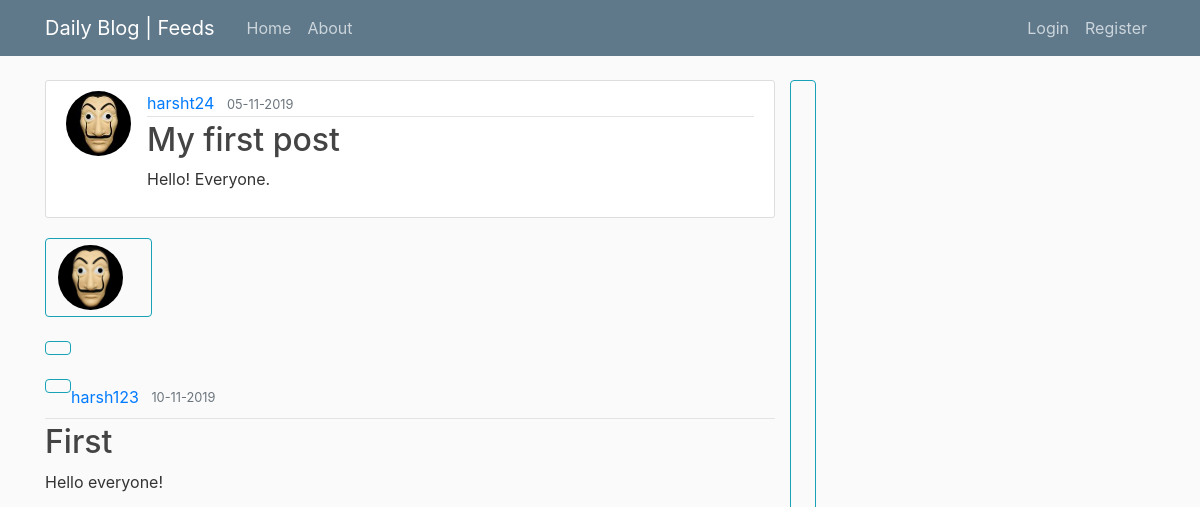
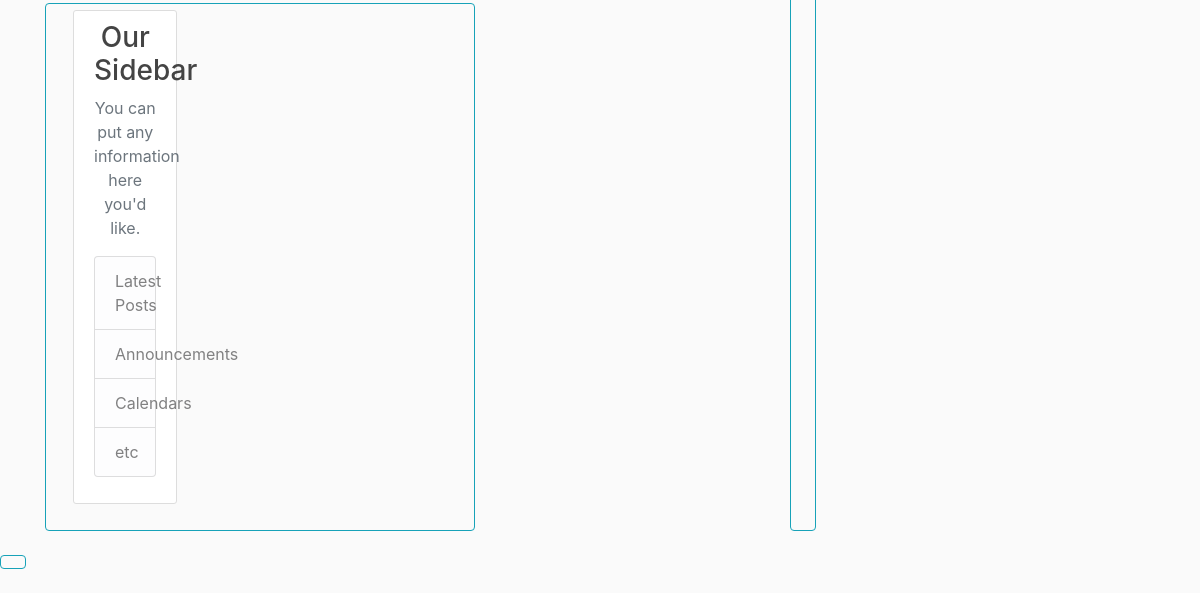
Page /home on the earlier database version (2 pictures, top to bottom).
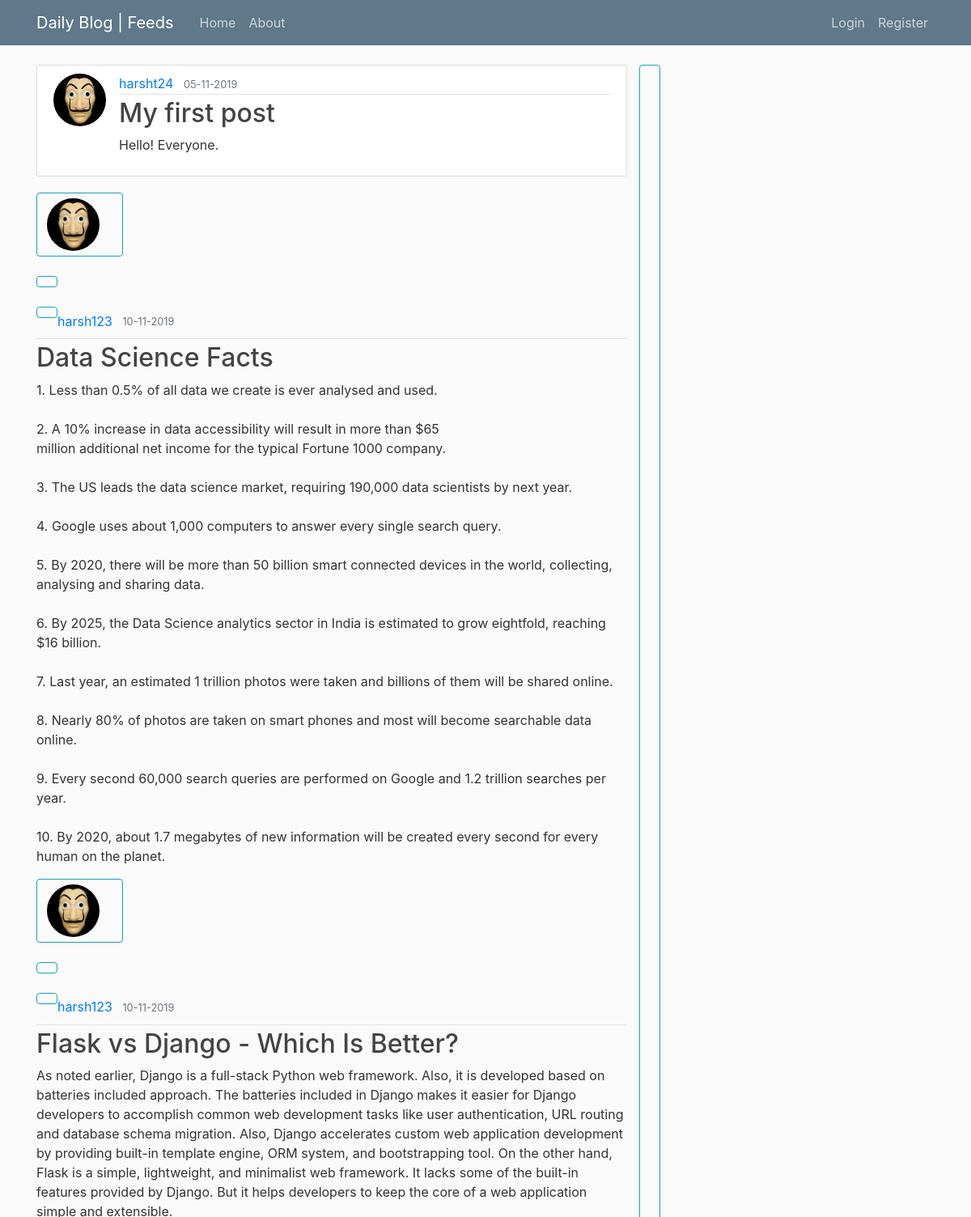
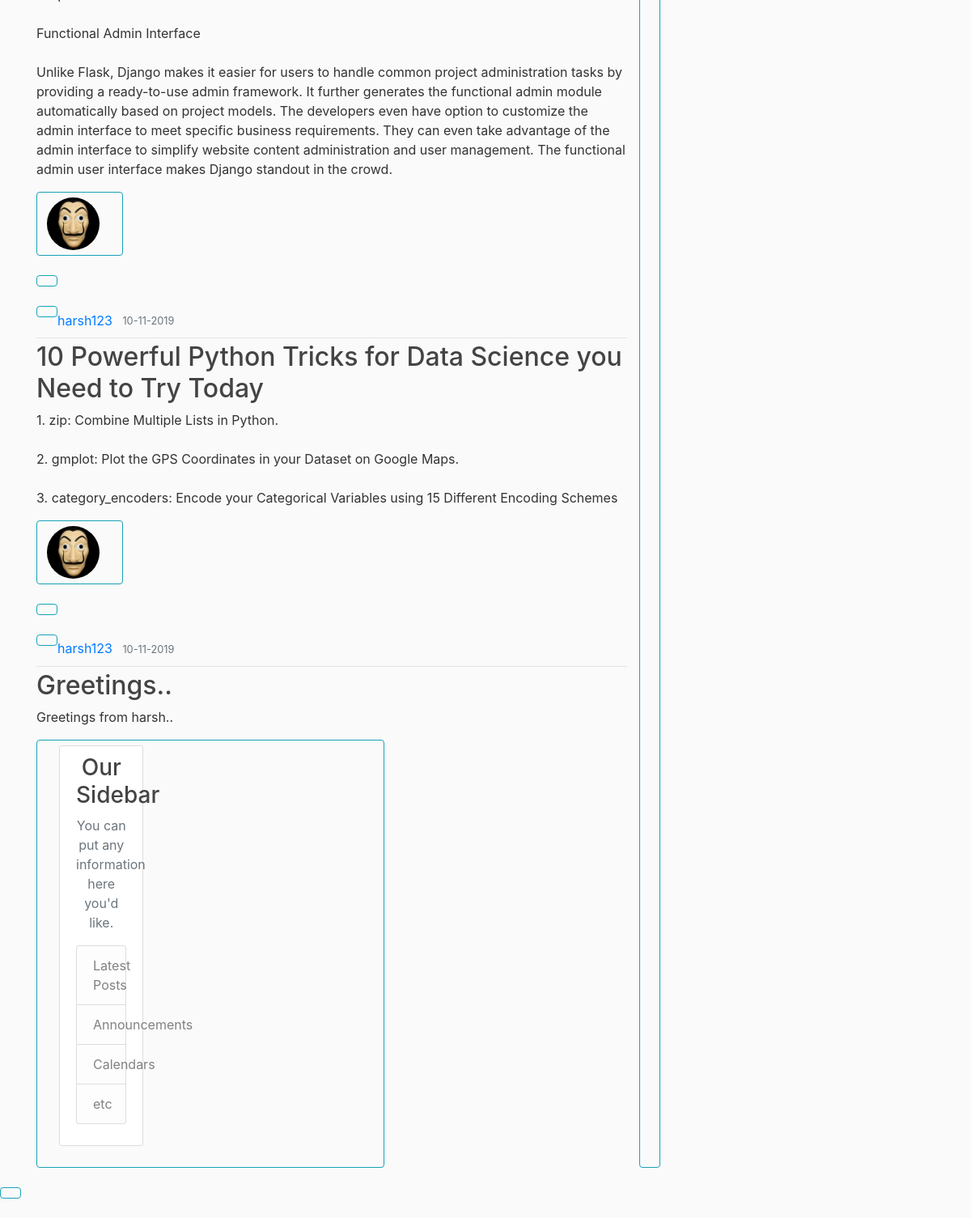
Same page on the later database version (2 pictures, top to bottom).
### app/model.py (models this page shows, shortened)
class Post(db.Model):
    id = db.Column(db.Integer, primary_key=True)
    title = db.Column(db.String(20), nullable=False)
    date_posted = db.Column(db.DateTime, nullable=False, default=datetime.utcnow())
    content = db.Column(db.Text, nullable=False)
    user_id = db.Column(db.Integer, db.ForeignKey('user.id'), nullable=False)

class User(db.Model, UserMixin):
    id = db.Column(db.Integer, primary_key=True)
    username = db.Column(db.String(20), unique=True, nullable=False)
    email = db.Column(db.String(120), unique=True, nullable=False)
    image_profile = db.Column(db.String(120), nullable=False, default='default.jpg')
    password = db.Column(db.String(60), unique=True, nullable=False)
    posts = db.relationship('Post', backref='author', lazy=True)

### app/routes.py (the view)
@app.route('/')
@app.route('/home')
def home():
    page = request.args.get('page', 1, type=int)
    posts = Post.query.paginate(page=page, per_page=5)
    return render_template('home.html', posts=posts)

### app/templates/home.html
{% extends "layout.html"  %}
    {% block content %}
        {% for post in posts.items %}
        <article class="media content-section">
        <img class="rounded-circle article-img" src="{{ url_for('static',filename='profile_pic/'+post.author.image_profile) }}">
  <div class="media-body">
    <div class="article-metadata">
      <a class="mr-2" href="#">{{post.author.username }}</a>
      <small class="text-muted">{{ post.date_posted.strftime('%d-%m-%Y') }}</small>
    </div>
    <h2><a class="article-title" href="{{ url_for('post',post_id = post.id) }}">{{ post.title }}</a></h2>
    <p class="article-content">{{ post.content }}</p>
  </div>
</article>
            {% for page_num in posts.iter_pages() %}
                {% if page_num %}
                    <a class="btn btn-outline-info mb-4" href="{{ url_for('home',page=page_num ) }}"
                {% else %}
                       ...
                {% endif %}
            {% endfor %}
        {% endfor %}
{% endblock content%}

### app/templates/layout.html (shortened to what this page needs)
<!DOCTYPE html>
<html lang="en">
<head>
    <link rel="stylesheet" href="https://stackpath.bootstrapcdn.com/bootstrap/4.3.1/css/bootstrap.min.css">
    <link rel="stylesheet" type="text/css" href="{{ url_for('static',filename='main.css') }}">
</head>
<body>
        <header class="site-header">
          <nav class="navbar navbar-expand-md navbar-dark bg-steel fixed-top">
            <div class="container">
                <a class="navbar-brand mr-4" href="/">Daily Blog | Feeds</a>
              <div class="collapse navbar-collapse" id="navbarToggle">
                <div class="navbar-nav mr-auto">
                  <a class="nav-item nav-link" href="{{ url_for('home') }}">Home</a>
                  <a class="nav-item nav-link" href="{{ url_for('about') }}">About</a>
                </div>
                <div class="navbar-nav">
                    {% if current_user.is_authenticated %}
                        <a class="nav-item nav-link" href="{{ url_for('new_post') }}">New Post</a>
                        <a class="nav-item nav-link" href="{{ url_for('account') }}">Account</a>
                        <a class="nav-item nav-link" href="{{ url_for('logout') }}">Logout</a>
                    {% else %}
                  <a class="nav-item nav-link" href="{{ url_for('login') }}">Login</a>
                  <a class="nav-item nav-link" href="{{ url_for('register') }}">Register</a>
                    {% endif %}
                </div>
              </div>
            </div>
          </nav>
        </header>
        <main role="main" class="container">
      <div class="row">
        <div class="col-md-8">
            {% block content %}{% endblock %}
        </div>
        <div class="col-md-4">
          <div class="content-section">
            <h3>Our Sidebar</h3>
            <p class='text-muted'>You can put any information here you'd like.
              <ul class="list-group">
                <li class="list-group-item list-group-item-light">Latest Posts</li>
                <li class="list-group-item list-group-item-light">Announcements</li>
                <li class="list-group-item list-group-item-light">Calendars</li>
                <li class="list-group-item list-group-item-light">etc</li>
              </ul>
            </p>
          </div>
        </div>
      </div>
    </main>
</body>
</html>

### app/static/main.css (style rules this page uses)
body { background: #fafafa; color: #333333; margin-top: 5rem; }
h1, h2, h3, h4, h5, h6 { color: #444444; }
.bg-steel { background-color: #5f788a; }
.site-header .navbar-nav .nav-link { color: #cbd5db; }
.content-section { background: #ffffff; padding: 10px 20px; border: 1px solid #dddddd; border-radius: 3px; margin-bottom: 20px; }
.article-title { color: #444444; }
.article-content { white-space: pre-line; }
.article-img { height: 65px; width: 65px; margin-right: 16px; }
.article-metadata { padding-bottom: 1px; margin-bottom: 4px; border-bottom: 1px solid #e3e3e3 }

Differences in the rows shown:
removed Post: image_profile (placeholder picture), author.username "harsh123", date_posted "10-11-2019", title "First", content "Hello everyone!"
added Post: image_profile (placeholder picture), author.username "harsh123", date_posted "10-11-2019", title "Data Science Facts", content "1. Less than 0.5% of all data we create is ever analysed and used. 2. A 10% increase in data accessibility will result in more than $65 million additional net income for the typical Fortune 1000 company. 3. The US leads the data science market, requiring 190,000 data scientists by next year. 4. Google uses about 1,000 computers to answer every single search query. 5. By 2020, there will be more than 50 billion smart connected devices in the world, collecting, analysing and sharing data. 6. By 2025, the Data Science analytics sector in India is estimated to grow eightfold, reaching $16 billion. 7. Last year, an estimated 1 trillion photos were taken and billions of them will be shared…"
added Post: image_profile (placeholder picture), author.username "harsh123", date_posted "10-11-2019", title "Flask vs Django - Which Is Better?", content "As noted earlier, Django is a full-stack Python web framework. Also, it is developed based on batteries included approach. The batteries included in Django makes it easier for Django developers to accomplish common web development tasks like user authentication, URL routing and database schema migration. Also, Django accelerates custom web application development by providing built-in template engine, ORM system, and bootstrapping tool. On the other hand, Flask is a simple, lightweight, and minimalist web framework. It lacks some of the built-in features provided by Django. But it helps developers to keep the core of a web application simple and extensible. Functional Admin Interface Unlike…"
added Post: image_profile (placeholder picture), author.username "harsh123", date_posted "10-11-2019", title "10 Powerful Python Tricks for Data Science you Need to Try Today", content "1. zip: Combine Multiple Lists in Python. 2. gmplot: Plot the GPS Coordinates in your Dataset on Google Maps. 3. category_encoders: Encode your Categorical Variables using 15 Different Encoding Schemes"
added Post: image_profile (placeholder picture), author.username "harsh123", date_posted "10-11-2019", title "Greetings..", content "Greetings from harsh.."
